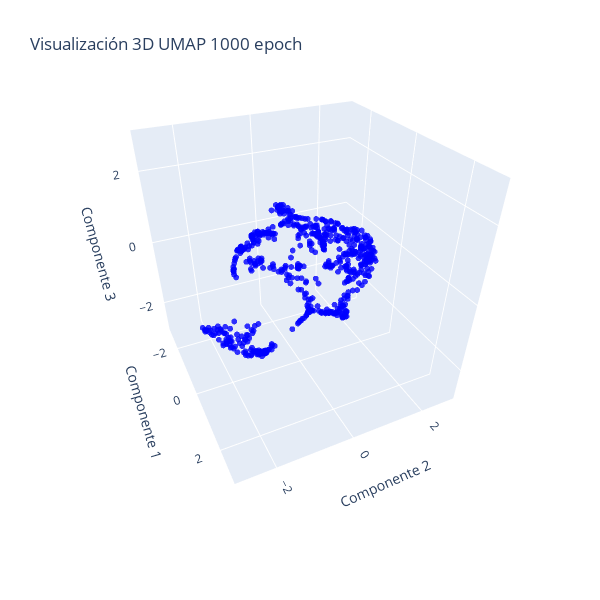

Notebook code cell kept with this figure:
### Code cell
# Crear la figura
fig = go.Figure()

# Añadir el gráfico 3D
fig.add_trace(
    go.Scatter3d(
        x=all_weights_first_layer_mod["umap_3d_0"],
        y=all_weights_first_layer_mod["umap_3d_1"],
        z=all_weights_first_layer_mod["umap_3d_2"],
        mode='markers',
        marker=dict(size=2, opacity=0.8, color="blue"),
        showlegend=False  # Desactivar la leyenda
    )
)

# Establecer el rango de los ejes
rango_ejes = [-3, 3]

# Establecer el intervalo entre ticks
intervalo_ticks = 2

# Establecer parámetros de la cámara
r = 2.1  # Distancia de la cámara (zoom)
theta = -0.7*np.pi / 5  # Ángulo azimutal (45 grados)
phi = 0.8*np.pi / 2.5  # Ángulo polar (30 grados)

# Calcular la posición de la cámara
eye_x = r * np.sin(phi) * np.cos(theta)
eye_y = r * np.sin(phi) * np.sin(theta)
eye_z = r * np.cos(phi)

# Configurar la cámara
camera = dict(
    eye=dict(x=eye_x, y=eye_y, z=eye_z),  # Posición de la cámara
    center=dict(x=0, y=0, z=-0.2),  # Centro del gráfico
    up=dict(x=0, y=0, z=1)  # Dirección "arriba" de la cámara
)

# Modificar los ejes del gráfico 3D y mantener proporciones 1:1
fig.update_scenes(
    aspectmode="cube",
    xaxis=dict(
        title_text='Componente 1',
        range=rango_ejes,
        dtick=intervalo_ticks  # Intervalo de ticks
    ),
    yaxis=dict(
        title_text='Componente 2',
        range=rango_ejes,
        dtick=intervalo_ticks  # Intervalo de ticks
    ),
    zaxis=dict(
        title_text='Componente 3',
        range=rango_ejes,
        dtick=intervalo_ticks  # Intervalo de ticks
    )
)

# Actualizar layout para ajustar el tamaño del gráfico y la cámara
fig.update_layout(
    height=600, 
    width=600, 
    title_text=f"Visualización 3D UMAP {num_epochs} epoch",
    scene_camera=camera  # Aplicar configuración de la cámara
)

# Mostrar el gráfico
fig.show()

### Figure 1 — Plotly figure (JSON) as saved in the notebook; plotly's stock layout.template omitted (floating-point values rounded to 4 significant figures; data arrays with more than 128 entries replaced by an {"elided": "..."} marker saying what was removed)
{"data": [{"marker": {"color": "blue", "opacity": 0.8, "size": 2}, "mode": "markers", "showlegend": false, "type": "scatter3d", "x": {"elided": "640 float values"}, "y": {"elided": "640 float values"}, "z": {"elided": "640 float values"}}], "layout": {"height": 600, "scene": {"aspectmode": "cube", "camera": {"center": {"x": 0, "y": 0, "z": -0.2}, "eye": {"x": 1.604, "y": -0.7549, "z": 1.125}, "up": {"x": 0, "y": 0, "z": 1}}, "xaxis": {"dtick": 2, "range": [-3, 3], "title": {"text": "Componente 1"}}, "yaxis": {"dtick": 2, "range": [-3, 3], "title": {"text": "Componente 2"}}, "zaxis": {"dtick": 2, "range": [-3, 3], "title": {"text": "Componente 3"}}}, "title": {"text": "Visualización 3D UMAP 1000 epoch"}, "width": 600}}
